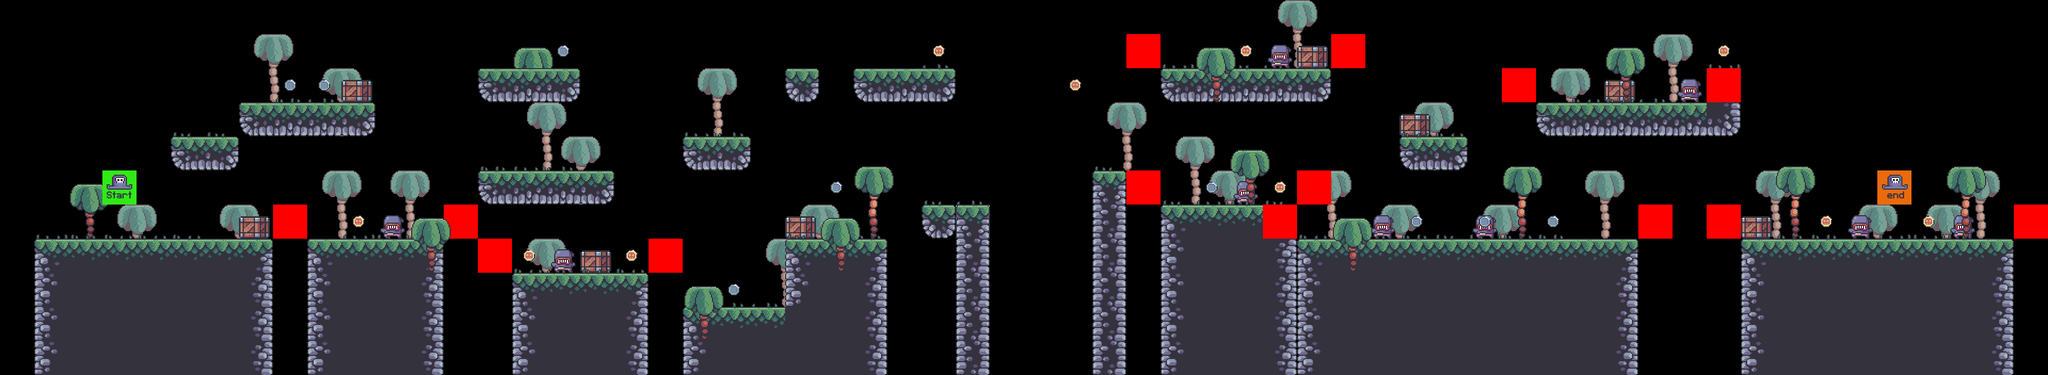

Tiled map render using the project's own tile images. Description and the map definition, with tile-layer contents summarised, below:
An orthogonal 60x11 tile map with 64x64 px tiles, 9 tile layers (bg_palm, terrain, crate, grass, ...), 7 tilesets.

<map version="1.10" tiledversion="1.10.1" orientation="orthogonal" renderorder="right-down" width="60" height="11" tilewidth="64" tileheight="64" infinite="0" nextlayerid="10" nextobjectid="1">
 <editorsettings>
  <export target="../0/level_0.csv" format="csv" />
 </editorsettings>
 <tileset firstgid="1" source="../tilesets/terrain_tiles.tsx" />
 <tileset firstgid="17" source="../tilesets/coin_tiles.tsx" />
 <tileset firstgid="19" source="../tilesets/grass_tiles.tsx" />
 <tileset firstgid="24" source="../tilesets/palms.tsx" />
 <tileset firstgid="27" source="../tilesets/crates.tsx" />
 <tileset firstgid="28" source="../tilesets/player_tiles.tsx" />
 <tileset firstgid="30" source="../tilesets/enemy_tiles.tsx" />
 <layer id="5" name="bg_palm" width="60" height="11">
  <data>[660 cells, 29 non-empty, 3 distinct tile ids]</data>
 </layer>
 <layer id="1" name="terrain" width="60" height="11">
  <data>[660 cells, 211 non-empty, 13 distinct tile ids]</data>
 </layer>
 <layer id="6" name="crate" width="60" height="11">
  <data>[660 cells, 8 non-empty, 1 distinct tile ids]</data>
 </layer>
 <layer id="3" name="grass" width="60" height="11">
  <data>[660 cells, 58 non-empty, 5 distinct tile ids]</data>
 </layer>
 <layer id="8" name="enemies" width="60" height="11">
  <data>[660 cells, 9 non-empty, 1 distinct tile ids]</data>
 </layer>
 <layer id="9" name="constrains" width="60" height="11">
  <data>[660 cells, 14 non-empty, 1 distinct tile ids]</data>
 </layer>
 <layer id="4" name="fg_palm" width="60" height="11">
  <data>[660 cells, 12 non-empty, 2 distinct tile ids]</data>
 </layer>
 <layer id="2" name="coins" width="60" height="11">
  <data>[660 cells, 19 non-empty, 2 distinct tile ids]</data>
 </layer>
 <layer id="7" name="player" width="60" height="11">
  <data>[660 cells, 2 non-empty, 2 distinct tile ids]</data>
 </layer>
</map>
